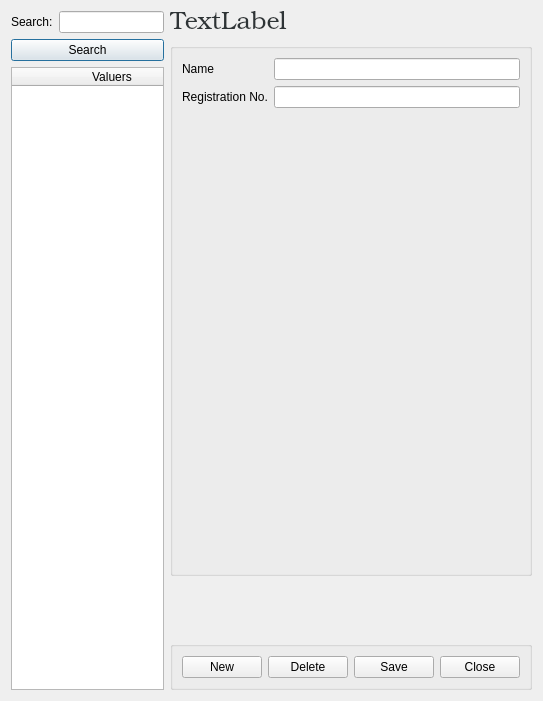
<?xml version="1.0" encoding="UTF-8"?>
<ui version="4.0">
 <class>Dialog</class>
 <widget class="QDialog" name="Dialog">
  <property name="geometry">
   <rect>
    <x>0</x>
    <y>0</y>
    <width>543</width>
    <height>701</height>
   </rect>
  </property>
  <property name="windowTitle">
   <string>Dialog</string>
  </property>
  <layout class="QHBoxLayout" name="horizontalLayout">
   <item>
    <layout class="QHBoxLayout" name="horizontalLayout_9">
     <item>
      <layout class="QVBoxLayout" name="verticalLayout">
       <item>
        <layout class="QHBoxLayout" name="horizontalLayout_2">
         <item>
          <widget class="QLabel" name="label">
           <property name="text">
            <string>Search:</string>
           </property>
          </widget>
         </item>
         <item>
          <widget class="QLineEdit" name="lineEdit_3"/>
         </item>
        </layout>
       </item>
       <item>
        <widget class="QPushButton" name="pushButton_5">
         <property name="text">
          <string>Search</string>
         </property>
        </widget>
       </item>
       <item>
        <widget class="QTableWidget" name="tableWidget">
         <property name="alternatingRowColors">
          <bool>true</bool>
         </property>
         <property name="showGrid">
          <bool>false</bool>
         </property>
         <property name="rowCount">
          <number>0</number>
         </property>
         <attribute name="horizontalHeaderCascadingSectionResizes">
          <bool>false</bool>
         </attribute>
         <attribute name="horizontalHeaderDefaultSectionSize">
          <number>200</number>
         </attribute>
         <attribute name="horizontalHeaderStretchLastSection">
          <bool>true</bool>
         </attribute>
         <attribute name="verticalHeaderVisible">
          <bool>false</bool>
         </attribute>
         <attribute name="verticalHeaderStretchLastSection">
          <bool>false</bool>
         </attribute>
         <column>
          <property name="text">
           <string>Valuers</string>
          </property>
         </column>
        </widget>
       </item>
      </layout>
     </item>
     <item>
      <layout class="QVBoxLayout" name="verticalLayout_2">
       <item>
        <widget class="QLabel" name="label_9">
         <property name="font">
          <font>
           <family>URW Bookman L</family>
           <pointsize>-1</pointsize>
           <weight>9</weight>
           <italic>false</italic>
           <bold>false</bold>
          </font>
         </property>
         <property name="styleSheet">
          <string notr="true">font: 75 11pt &quot;URW Bookman L&quot;;	
color: rgb(46, 52, 54);
font-size: 25px;</string>
         </property>
         <property name="text">
          <string>TextLabel</string>
         </property>
        </widget>
       </item>
       <item>
        <widget class="QGroupBox" name="groupBox">
         <property name="title">
          <string/>
         </property>
         <layout class="QFormLayout" name="formLayout">
          <item row="0" column="0">
           <widget class="QLabel" name="label_2">
            <property name="text">
             <string>Name</string>
            </property>
           </widget>
          </item>
          <item row="0" column="1">
           <widget class="QLineEdit" name="lineEdit"/>
          </item>
          <item row="1" column="0">
           <widget class="QLabel" name="label_3">
            <property name="text">
             <string>Registration No.</string>
            </property>
           </widget>
          </item>
          <item row="1" column="1">
           <widget class="QLineEdit" name="lineEdit_2"/>
          </item>
          <item row="2" column="1">
           <spacer name="verticalSpacer_2">
            <property name="orientation">
             <enum>Qt::Vertical</enum>
            </property>
            <property name="sizeType">
             <enum>QSizePolicy::Fixed</enum>
            </property>
            <property name="sizeHint" stdset="0">
             <size>
              <width>20</width>
              <height>450</height>
             </size>
            </property>
           </spacer>
          </item>
         </layout>
        </widget>
       </item>
       <item>
        <spacer name="verticalSpacer">
         <property name="orientation">
          <enum>Qt::Vertical</enum>
         </property>
         <property name="sizeHint" stdset="0">
          <size>
           <width>20</width>
           <height>40</height>
          </size>
         </property>
        </spacer>
       </item>
       <item>
        <widget class="QGroupBox" name="groupBox_2">
         <layout class="QHBoxLayout" name="horizontalLayout_16">
          <item>
           <widget class="QPushButton" name="pushButton_3">
            <property name="text">
             <string>New</string>
            </property>
           </widget>
          </item>
          <item>
           <widget class="QPushButton" name="pushButton_2">
            <property name="text">
             <string>Delete</string>
            </property>
           </widget>
          </item>
          <item>
           <widget class="QPushButton" name="pushButton_1">
            <property name="text">
             <string>Save</string>
            </property>
           </widget>
          </item>
          <item>
           <widget class="QPushButton" name="pushButton_4">
            <property name="text">
             <string>Close</string>
            </property>
           </widget>
          </item>
         </layout>
        </widget>
       </item>
      </layout>
     </item>
    </layout>
   </item>
   <item>
    <spacer name="horizontalSpacer">
     <property name="orientation">
      <enum>Qt::Horizontal</enum>
     </property>
     <property name="sizeHint" stdset="0">
      <size>
       <width>3</width>
       <height>20</height>
      </size>
     </property>
    </spacer>
   </item>
  </layout>
 </widget>
 <resources/>
 <connections/>
</ui>
